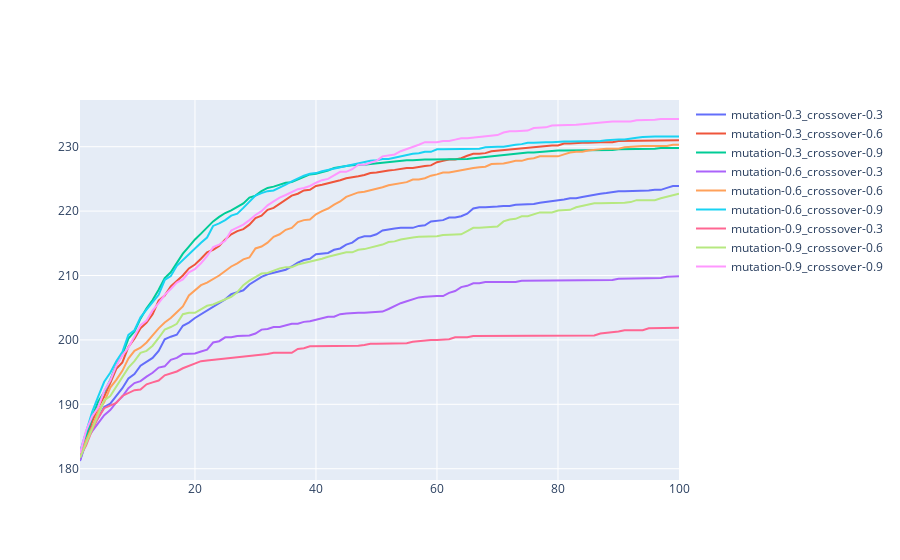

Write notebook code for a chart like this one.
### Code cell
# Create traces
fig = go.Figure()

for idx in range(len(list_name_columns)):
    fig.add_trace(go.Scatter(x=df.index, y=df.iloc[:,idx],
                        mode='lines',
                        name=list_name_columns[idx]))


fig.show()
